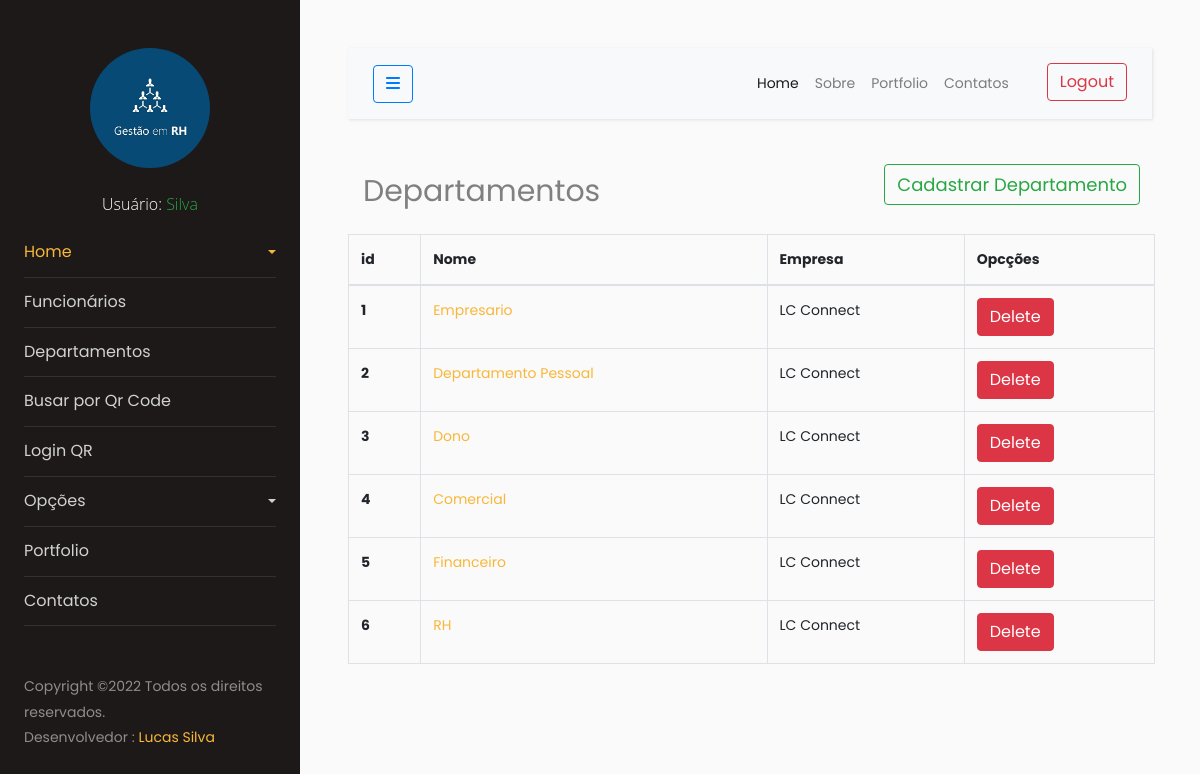
The app's page /departamentos/list/ (signed in) with its own data.
### funcionarios/models.py (models this page shows, shortened)
class Funcionario(models.Model):
    funcionario_code = models.CharField(max_length=14,default=gerar_id, editable=True, unique=True, blank=True, null=True, help_text="ID identificador QR code")
    nome = models.CharField(max_length=100, help_text="Nome do funcionário")
    sobrenome = models.CharField(max_length=100, null=False, blank=False,help_text="Sobre nome do funcionario")
    telefone = models.CharField(max_length=11, null=True)
    email = models.CharField(max_length=80, null=False, blank=False, help_text="E-mail")
    user = models.OneToOneField(User, on_delete=models.PROTECT)
    departamentos = models.ManyToManyField(Departamento)
    empresa = models.ForeignKey(Empresa, on_delete=models.PROTECT, null=True, blank=True)
    data_nascimento = models.DateField(null=True, blank=True)
    foto_funcionatio = models.ImageField(upload_to=upload_to, default='usuario.png', null=True, blank=True)
    atualizado_em = models.DateTimeField(default=timezone.now)
    data_cadastro = models.DateTimeField(auto_now = True)
    class Meta:
        verbose_name = 'Funcionario'
        verbose_name_plural = 'Funcionarios'

### apps/departamentos/models.py (models this page shows, shortened)
class Departamento(models.Model):
    departamento = models.CharField(max_length=100, help_text="Nome do departamento")
    empresa = models.ForeignKey(Empresa, on_delete=models.PROTECT)
    def __str__(self):
        return self.departamento

### empresas/models.py (models this page shows, shortened)
class Empresa(models.Model):
    nome = models.CharField(max_length=100, help_text='Nome da empresa')
    def __str__(self):
        return self.nome

### apps/departamentos/views.py (the view)
# urls.py: path('list/', DepartamentoList.as_view(), name='list_departamento'),
class DepartamentoList(ListView):
    model = Departamento
    def get_queryset(self):
        empresa_logada = self.request.user.funcionario.empresa
        return Departamento.objects.filter(empresa=empresa_logada)

### apps/departamentos/templates/departamentos/departamento_list.html (shortened to what this page needs)
{% extends 'base.html' %}
{% load bootstrap5 %}
{% block main %}
<div class="container">
    <div class="row">
        <div class="col-md" style="align-items: center; padding-top: 15px;">
            <p style="float: left;font-size: 30px;">Departamentos</p>
        </div>
        <div class="col-md" style="align-items: center; padding-top: 15px;">
            <a href="{% url 'create_departamento' %}" class="btn btn-outline-success" style="float: right; font-size: 18px;">Cadastrar Departamento</a>
        </div>
        <table class="table table-bordered">
            <thead>
              <tr>
                <th scope="col">id</th>
                <th scope="col">Nome</th>
                <th scope="col">Empresa</th>
                <th scope="col">Opcções</th>
              </tr>
            </thead>
            <tbody>
                {% for departamento in object_list %}
                    <tr>
                        <th scope="row">{{ departamento.id }}</th>
                        <td><a href="{% url 'update_departamento' departamento.id %}">{{ departamento }}</a></td>
                        <td>{{ departamento.empresa }}</td>
                        <td>
                        {% buttons %}
                            <a  href="{% url 'delete_departamento' departamento.id %}" class="btn btn-danger">Delete</a>
                        {% endbuttons %}
                        </td>
                    </tr>
                {% endfor %}
            </tbody>
          </table>
    </div>
</div>
{% endblock %}

### templates/base.html (shortened to what this page needs)
{% load static %}
{% load customfilter %}
<!DOCTYPE html>
<html lang="pt-br">
<head>
    <link rel="stylesheet" href="{% static 'bootstrap/css/bootstrap.min.css' %}">
    <link rel="stylesheet" href="{% static 'css/style.css' %}">
    <link rel="stylesheet" href="https://stackpath.bootstrapcdn.com/font-awesome/4.7.0/css/font-awesome.min.css">
    <link rel="stylesheet" href="{% static 'css/modal-login.css' %}">
    <link rel="stylesheet" href="https://cdnjs.cloudflare.com/ajax/libs/font-awesome/6.1.1/css/all.min.css" />
    <link rel="stylesheet" href="{% static 'ponto_qrcode/assets/default/css/style.css' %}">
</head>
<body>
		<div class="wrapper d-flex align-items-stretch">
			<nav id="sidebar">
				<div class="p-4 pt-5">
		  		<a href="{% url 'home' %}" >
            <img class="img logo rounded-circle mb-5" src="{% static 'images/img.png' %}" alt="">
          </a>
          {% if user.is_authenticated %}
            <p class="usuario">Usuário: <span class="text-success"> {{ usuario.funcionario.nome }}
              {{ user.funcionario.sobrenome }}
            </span></p>
          {% else %}
            <p>{{ usuario.funcionario.sobrenome }}</p>
          {% endif %}
          <ul class="list-unstyled components mb-5">
            <li class="active">
              <a href="#homeSubmenu" data-toggle="collapse" aria-expanded="false" class="dropdown-toggle">Home</a>
              </li>
              <li>
                  <a href="{% url 'list_funcionarios' %}">Funcionários</a>
              </li>
              <li>
                <a href="{% url 'list_departamento' %}">Departamentos</a>
              </li>
              <li>
                <a id="scanner-link" aria-current="page" href="javascript:void(0)" data_url="{% url 'view-scanner' %}">Busar por Qr Code</a>
              </li>
              <li>
                <a href="{% url 'view_scanner_bater_ponto' %}">Login QR</a>
              </li>
              <li>
                <a href="#pageSubmenu" data-toggle="collapse" aria-expanded="false" class="dropdown-toggle">Opções</a>
	          </li>
	          <li>
              <a href="#">Portfolio</a>
	          </li>
	          <li>
              <a href="#">Contatos</a>
	          </li>
	        </ul>
	        <div class="footer">
	        	<p>
                    Copyright &copy;<script>document.write(new Date().getFullYear());</script>
                    Todos os direitos reservados. <br>
                    Desenvolvedor : <a href="" target="_blank">Lucas Silva</a>
                </p>
	        </div>
	      </div>
    	</nav>
      <div id="content" class="p-4 p-md-5">
        <nav class="navbar navbar-expand-lg navbar-light bg-light">
          <div class="container-fluid">
            <button type="button" id="sidebarCollapse" class="btn btn-outline-primary">
              <i class="fa fa-bars"></i>
            </button>
            <div class="collapse navbar-collapse" id="navbarSupportedContent">
              <ul class="nav navbar-nav ml-auto">
                <li class="nav-item active">
                    <a class="nav-link" href="{% url 'home' %}">Home</a>
                </li>
                <li class="nav-item">
                    <a class="nav-link" href="#">Sobre</a>
                </li>
                <li class="nav-item">
                    <a class="nav-link" href="#">Portfolio</a>
                </li>
                <li class="nav-item">
                    <a class="nav-link" href="#">Contatos</a>
                </li>
                <li class="nav-item">
                {% if user.is_authenticated %}
                    <a style="margin-left: 30px;" class="btn btn-outline-danger" href="{% url 'sair' %}">Logout</a>
                {% else %}
                <label class="btn btn-outline-success" for="dialog_state">Login</label>
                {% endif %}
              </li>
              </ul>
            </div>
          </div>
        </nav>
        {% block main %} {% endblock %}
    </div>
</div>
</body>
</html>

### static/ponto_qrcode/assets/default/css/style.css (style rules this page uses)
html, body { height: 100%; width: 100%; max-height: 100%; overflow: auto; display: flex; flex-direction: column; }

### records on screen
Departamento: id "1", departamento "Empresario", empresa "LC Connect"
Departamento: id "2", departamento "Departamento Pessoal", empresa "LC Connect"
Departamento: id "3", departamento "Dono", empresa "LC Connect"
Departamento: id "4", departamento "Comercial", empresa "LC Connect"
Departamento: id "5", departamento "Financeiro", empresa "LC Connect"
Departamento: id "6", departamento "RH", empresa "LC Connect"

### other values on screen
{{ user.funcionario.sobrenome }} "Silva"
